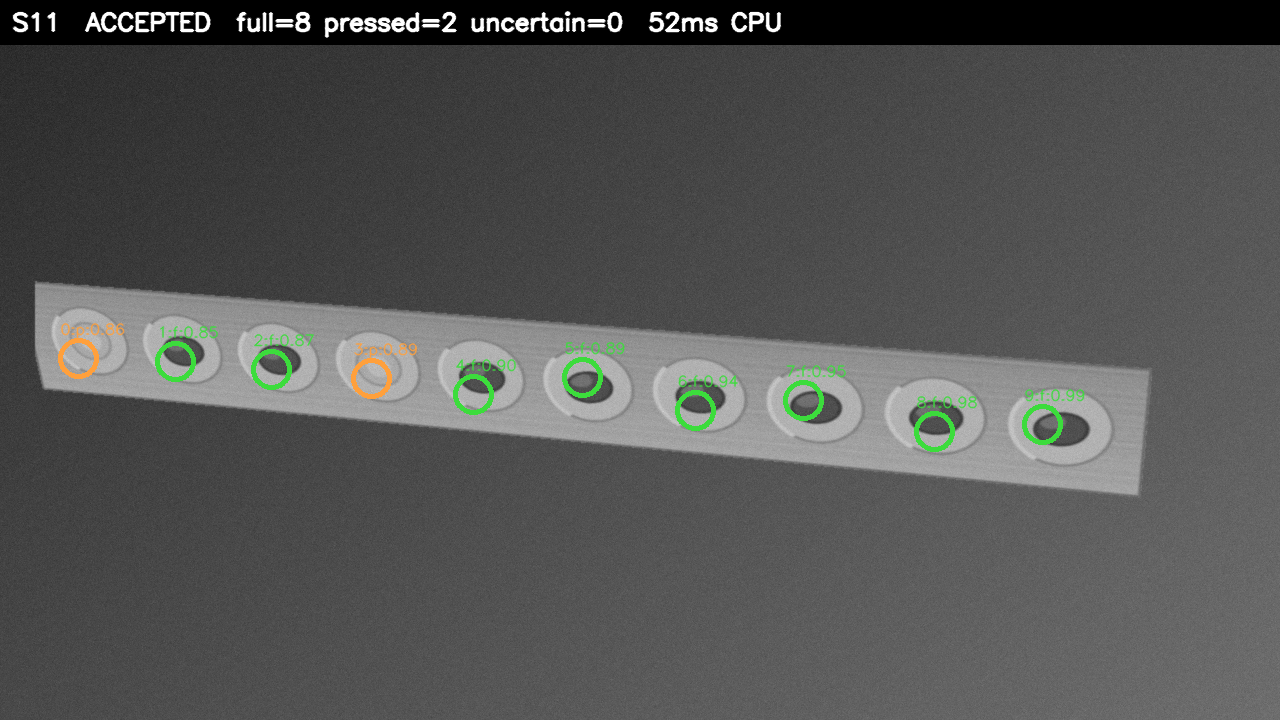
#> input picture pipeline/counted_example.png, 1280 x 720 px
$ python foil_counter.py counted_example.png
#> lines starting #> are read from the running program, lines starting #| are printed output that depends on the picture; after the words box and inside, x2 and y2 are one past the last pixel; in counts of white or black regions, pixels touching at a corner belong together
#!/usr/bin/env python3
"""
Sankalp foil slot counter (CPU reference implementation).

Pipeline: photo -> strip quad detection -> perspective rectification ->
slot candidate detection -> grid clustering -> per-slot classification
(full / pressed / uncertain) -> confidence gate (refuse rather than miscount).

Delegate: CPU (OpenCV on x86_64 Linux). No NPU/GPU used or claimed.
"""

import json
import math
import time
from dataclasses import dataclass, asdict

import cv2
import numpy as np

# ---- confidence gate policy -------------------------------------------------
# Refusing beats miscounting: the whole strip is refused when the fraction of
# uncertain slots exceeds the limit. A small number of uncertain slots is
# tolerated but flagged on the receipt; the patient retakes the photo.
UNCERTAIN_FRAC_LIMIT = 0.12   # refuse whole strip if uncertain slots exceed this


@dataclass
class Slot:
    id: int
    cx: float
    cy: float
    radius: float
    status: str          # full | pressed | uncertain
    confidence: float


@dataclass
class StripResult:
    strip_id: str
    status: str          # accepted | refused
    n_slots: int
    n_full: int
    n_pressed: int
    n_uncertain: int
    confidence: float     # mean slot confidence (accepted strips)
    latency_ms: float
    delegate: str
    refuse_reason: str
    slots: list


def order_points(pts):
    rect = np.zeros((4, 2), dtype=np.float32)
    s = pts.sum(axis=1)
    rect[0], rect[2] = pts[np.argmin(s)], pts[np.argmax(s)]
    d = np.diff(pts, axis=1)
    rect[1], rect[3] = pts[np.argmin(d)], pts[np.argmax(d)]
    return rect


def find_strip_quad(gray):
    """Rotated-rectangle strip detection via minAreaRect (tilt-robust).

    Cascade: precise edge detection first, then progressively more aggressive
    morphological closing for soft-focus / glare-degraded shots. A candidate
    must look like a filled rectangle (rectangularity check) and cover
    3%–75% of the frame. Returns corners ordered TL/TR/BR/BL, or None (which
    the confidence gate treats as a refusal — strip_not_found).
    """
    clahe = cv2.createCLAHE(clipLimit=2.0, tileGridSize=(8, 8))
    eq = clahe.apply(gray)
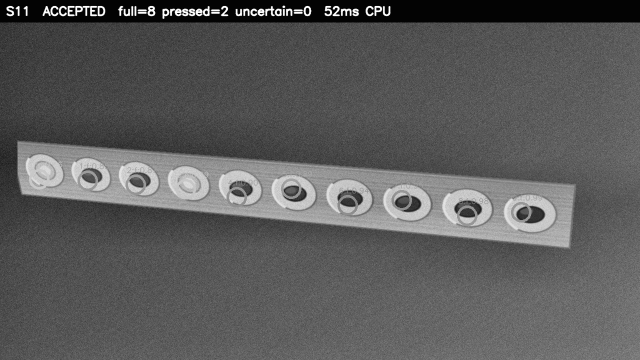
#> eq: shape (720, 1280) (shown at 1/2 size); min 3, max 255, mean 91
    blur = cv2.GaussianBlur(eq, (5, 5), 1.0)
    img_area = gray.shape[0] * gray.shape[1]
    configs = [
        (40, 120, 3, 0.80),    # clean shots
        (30, 90, 25, 0.75),    # soft focus / mild glare
        (20, 60, 35, 0.68),    # heavily degraded
    ]
    for low, high, k, fill_min in configs:
        edges = cv2.Canny(blur, low, high)
        edges = cv2.morphologyEx(
            edges, cv2.MORPH_CLOSE,
            cv2.getStructuringElement(cv2.MORPH_RECT, (k, k)))
        contours, _ = cv2.findContours(edges, cv2.RETR_EXTERNAL,
                                       cv2.CHAIN_APPROX_SIMPLE)
        contours = list(contours)
        contours.sort(key=cv2.contourArea, reverse=True)
        best = None
        for c in contours[:10]:
            area = cv2.contourArea(c)
            if not (0.03 * img_area < area < 0.75 * img_area):
                continue
            rrect = cv2.minAreaRect(c)
            (rw, rh) = rrect[1]
            if min(rw, rh) < 1:
                continue
            rect_area = rw * rh
            fill = area / rect_area
            if fill < fill_min:            # must look like a rectangle
                continue
            aspect = max(rw, rh) / min(rw, rh)
            if aspect > 12:                # strip, not a sliver
                continue
            box = cv2.boxPoints(rrect).astype(np.float32)
            if best is None or fill > best[0]:
                best = (fill, box)
        if best is not None:
            return order_points(best[1])
#> this loop made 2 passes
#> pass 1, in find_strip_quad, `edges = cv2.Canny(blur, low, high)`:
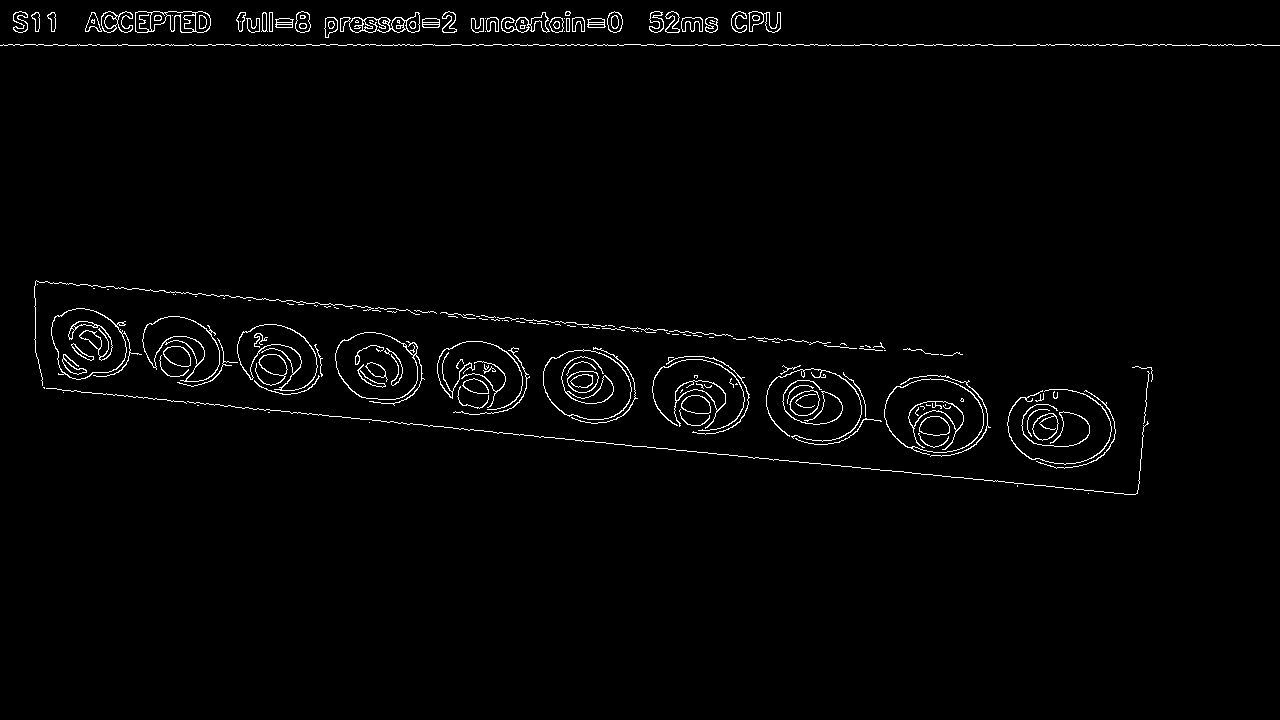
#> edges: shape (720, 1280); 1.8% white in thin lines or dots, all inside (x1, y1, x2, y2) = (0, 11, 1280, 495)
#> pass 1, in find_strip_quad, `edges = cv2.morphologyEx( edges, cv2.MORPH_CLOSE, cv2.getStructuringEl..`:
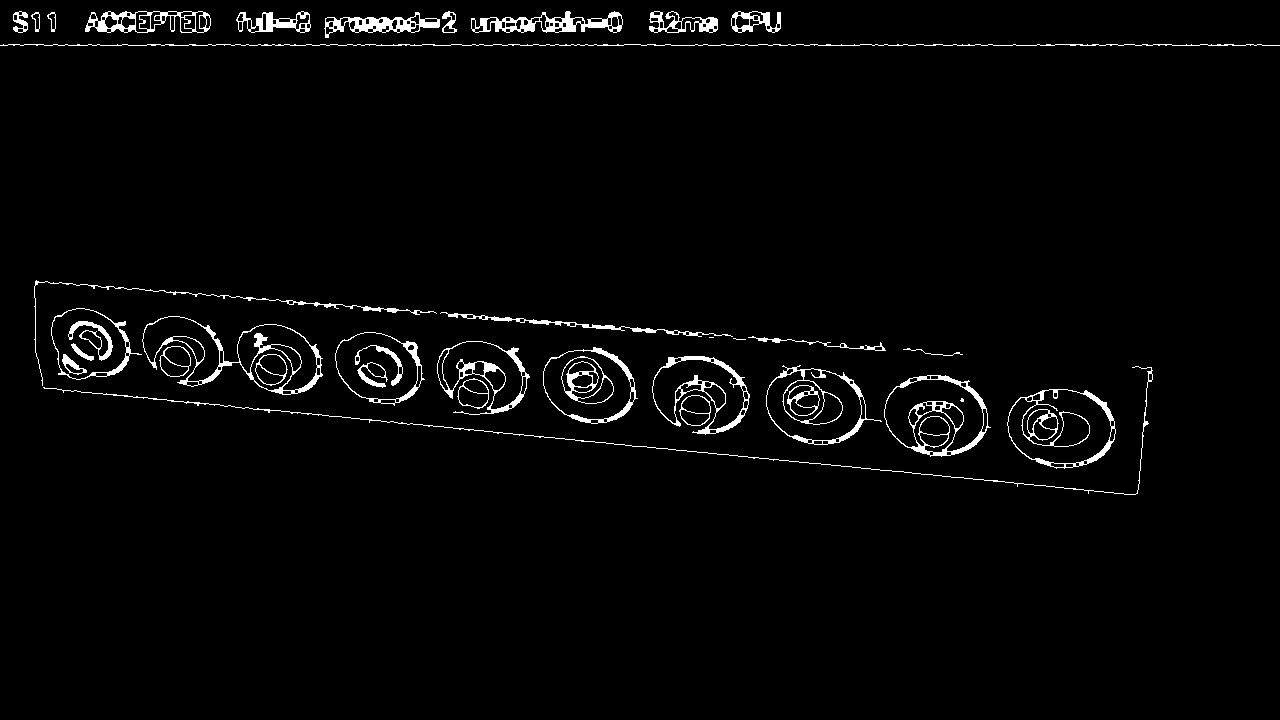
#> edges: shape (720, 1280); 2.5% white; 39 white regions (3 under 20 px), largest, box (x1, y1, x2, y2) and area: (142, 316, 323, 395) 1634, (884, 375, 991, 457) 1481, (0, 44, 1280, 46) 1398
#> pass 2, in find_strip_quad, `edges = cv2.morphologyEx( edges, cv2.MORPH_CLOSE, cv2.getStructuringEl..`:
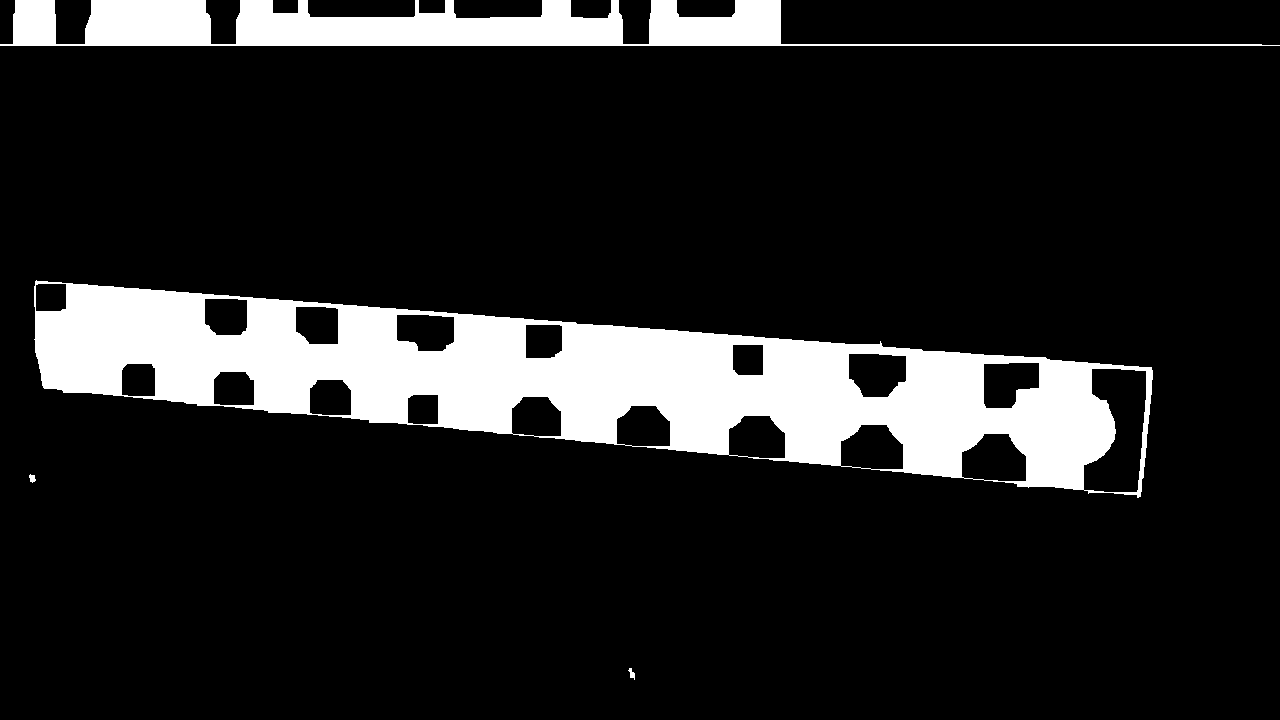
#> edges: shape (720, 1280); 13.8% white; 4 white regions, box (x1, y1, x2, y2) and area: (34, 280, 1153, 498) 100506, (0, 0, 1280, 46) 26755, (628, 668, 635, 680) 44, (29, 474, 36, 483) 42
    return None


def rectify(gray, quad, out_w=1100):
    (tl, tr, br, bl) = quad
    w_top = np.linalg.norm(tr - tl)
    w_bot = np.linalg.norm(br - bl)
    h_l = np.linalg.norm(bl - tl)
    h_r = np.linalg.norm(br - tr)
    out_h = max(60, int(out_w * (h_l + h_r) / (w_top + w_bot)))
    dst = np.float32([[0, 0], [out_w, 0], [out_w, out_h], [0, out_h]])
    M = cv2.getPerspectiveTransform(quad, dst)
    return cv2.warpPerspective(gray, M, (out_w, out_h)), M


# [55 lines left out: function _fit_axis_1d, not called in this run]


def detect_slots(rect, rows_hint=None, cols_hint=None):
    """Slot centres via Hough circles, snapped to a square lattice.

    rows_hint/cols_hint: strip format from the patient's medication profile
    (the realistic deployment path — the COUNT still comes from the foil).
    Without hints, falls back to experimental auto-inference.

    Returns list of (cx, cy, r) — one per lattice node. Nodes with no nearby
    circle keep the interpolated lattice position (they will likely classify
    as uncertain rather than vanish silently).
    """
    h, w = rect.shape
    blur = cv2.medianBlur(rect, 5)
    circles = cv2.HoughCircles(
        blur, cv2.HOUGH_GRADIENT, dp=1.2, minDist=int(w / 16),
        param1=90, param2=30,
        minRadius=int(w / 34), maxRadius=int(w / 7))
    if circles is None:
        return []
    pts = [(float(x), float(y), float(r)) for x, y, r in circles[0]]

    # non-max suppression
    pts.sort(key=lambda t: t[2], reverse=True)
    kept = []
    for x, y, r in pts:
        if all(math.hypot(x - kx, y - ky) > 0.6 * min(r, kr)
               for kx, ky, kr in kept):
            kept.append((x, y, r))
    if len(kept) < 4:
        return []

    xs = np.array([p[0] for p in kept])
    ys = np.array([p[1] for p in kept])
    r_med = float(np.median([p[2] for p in kept]))

    if rows_hint and cols_hint:
        # radius-consistent circles anchor the lattice (dome-like only)
        rc = [(x, y) for x, y, r in kept
              if abs(r - r_med) <= 0.35 * r_med] or [(x, y) for x, y, _ in kept]
        x_centres = _fit_axis_1d([p[0] for p in rc], w, cols_hint)
        y_centres = _fit_axis_1d([p[1] for p in rc], h, rows_hint)
        dx = (x_centres[-1] - x_centres[0]) / (len(x_centres) - 1) \
            if len(x_centres) > 1 else r_med * 2.4
        n_rows, n_cols = rows_hint, cols_hint
        # guard: RANSAC fallback may return a different count; resample evenly
        if len(x_centres) != cols_hint:
            x_centres = [x_centres[0] + j * (x_centres[-1] - x_centres[0])
                         / (cols_hint - 1) for j in range(cols_hint)]
        if len(y_centres) != rows_hint:
            y_centres = [y_centres[0] + i * (y_centres[-1] - y_centres[0])
                         / (rows_hint - 1) for i in range(rows_hint)] \
                if rows_hint > 1 else [float(np.median([p[1] for p in rc]))]
    else:
        # experimental auto-inference (unreliable with spurious circles)
        nn = []
        for i in range(len(kept)):
            best = min(math.hypot(kept[i][0] - kept[j][0],
                                  kept[i][1] - kept[j][1])
                       for j in range(len(kept)) if j != i)
            nn.append(best)
        dx = max(float(np.median(nn)), w / 40)
        n_cols = max(1, min(int(round((xs.max() - xs.min()) / dx)) + 1, 20))
        n_rows = max(1, min(int(round((ys.max() - ys.min()) / dx)) + 1, 10))
        x0 = float(np.median(xs[xs < xs.min() + dx / 2]))
        y0 = float(np.median(ys[ys < ys.min() + dx / 2]))
        x_centres = [x0 + j * dx for j in range(n_cols)]
        y_centres = [y0 + i * dx for i in range(n_rows)]

    # expected dome radius from lattice geometry (robust; r_med is polluted
    # by spurious circles). Dome pitch ratio ~0.78 for these strip formats.
    dy = (y_centres[-1] - y_centres[0]) / (len(y_centres) - 1) \
        if len(y_centres) > 1 else dx
    r_exp = 0.39 * min(dx, dy)

    snap_tol = 0.40 * dx
    nodes = []
    for yc in y_centres:
        for xc in x_centres:
            # snap to the nearest circle with a plausible dome radius;
            # otherwise keep the interpolated lattice position
            best, best_d = None, snap_tol
            for x, y, r in kept:
                if abs(r - r_exp) > 0.45 * r_exp:
                    continue                       # not a dome, skip it
                dd = math.hypot(x - xc, y - yc)
                if dd < best_d:
                    best, best_d = (x, y), dd
            if best is not None:
                nodes.append((best[0], best[1], r_exp))
            else:
                nodes.append((xc, yc, r_exp))
    return nodes


def cluster_grid(cands):
    """Legacy shim: nodes from detect_slots are already lattice-ordered."""
    return [cands] if cands else []


def classify_slot(rect, cx, cy, r):
    """Translation-invariant slot classifier, calibrated on synthetic strips.

    Stage 1 (FULL): segment the dark pill as a connected blob — coherent dark
      blob of pill-like size/aspect anywhere in the crop => full. This does
      not depend on exact centering, so Hough centre bias cannot break it.
    Stage 2 (PRESSED): no pill found -> compare smoothed brightness of the
      central disk vs the surrounding ring (punched-foil sheen).
    Otherwise UNCERTAIN — the confidence gate then refuses the strip rather
    than miscounting it.
    """
    h, w = rect.shape
    side = int(r * 3.0)
    x0, x1 = max(int(cx - side / 2), 0), min(int(cx + side / 2), w)
    y0, y1 = max(int(cy - side / 2), 0), min(int(cy + side / 2), h)
    crop = rect[y0:y1, x0:x1].astype(np.float32)
    if crop.size == 0:
        return "uncertain", 0.0
    mu, sigma = float(crop.mean()), float(crop.std()) + 1e-6

    # -- stage 1: pill blob -------------------------------------------------
    # bounds are relative to r^2 (scale-invariant): a pill covers ~0.67 r^2
    mask = (crop < mu - 1.1 * sigma).astype(np.uint8)
    n, _, stats, _ = cv2.connectedComponentsWithStats(mask, 8)
    pill_area = 0
    for i in range(1, n):
        area = stats[i, cv2.CC_STAT_AREA]
        if not (0.22 * r * r < area < 1.45 * r * r):
            continue
        bw_ = stats[i, cv2.CC_STAT_WIDTH]
        bh_ = stats[i, cv2.CC_STAT_HEIGHT]
        fill = area / (bw_ * bh_ + 1e-9)
        if fill > 0.45 and max(bw_, bh_) / (min(bw_, bh_) + 1e-9) < 2.2:
            pill_area = max(pill_area, area)
    if pill_area > 0:
        strength = pill_area / (0.67 * r * r)
        return "full", min(0.60 + 0.30 * min(strength, 1.5), 0.99)

    # -- stage 2: punched-foil sheen ----------------------------------------
    sm = cv2.GaussianBlur(crop.astype(np.uint8), (0, 0), r * 0.25)
    ch, cw = sm.shape
    yy, xx = np.mgrid[0:ch, 0:cw]
    dist = np.sqrt((xx - cw / 2) ** 2 + (yy - ch / 2) ** 2)
    in_c = sm[dist < r * 0.55]
    out_c = sm[(dist >= r * 0.8) & (dist < r * 1.4)]
    if in_c.size == 0 or out_c.size == 0:
        return "uncertain", 0.10
    sheen = (float(in_c.mean()) - float(out_c.mean())) / sigma
    if sheen > 0.35:
        return "pressed", min(0.55 + sheen / 2.5, 0.99)
    return "uncertain", 0.25


def _run(image_path, strip_id="", rows_hint=None, cols_hint=None):
    t0 = time.perf_counter()
    img = cv2.imread(str(image_path), cv2.IMREAD_GRAYSCALE)
    if img is None:
        raise FileNotFoundError(image_path)
    quad = find_strip_quad(img)
#> quad = [[36.49, 260.1], [1153.7, 367.3], [1141.1, 498.1], [23.93, 390.9]]
    lat = lambda: (time.perf_counter() - t0) * 1000
    if quad is None:
        return (StripResult(strip_id, "refused", 0, 0, 0, 0, 0.0,
                            round(lat(), 1), "CPU", "strip_not_found", []),
                None, None)
    rect, M = rectify(img, quad)
#> (the rest of the program and of its run is left out)
